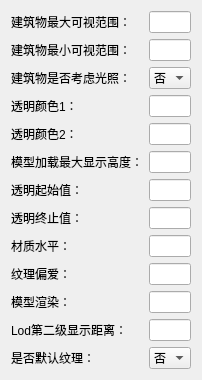
              <widget class="QWidget" name="page_4">
               <property name="geometry">
                <rect>
                 <x>0</x>
                 <y>0</y>
                 <width>197</width>
                 <height>352</height>
                </rect>
               </property>
               <attribute name="label">
                <string>建筑物</string>
               </attribute>
               <layout class="QVBoxLayout" name="verticalLayout_6">
                <item>
                 <layout class="QGridLayout" name="gridLayout_4">
                  <item row="0" column="0">
                   <widget class="QLabel" name="label_21">
                    <property name="text">
                     <string>建筑物最大可视范围：</string>
                    </property>
                   </widget>
                  </item>
                  <item row="0" column="1">
                   <widget class="QLineEdit" name="maxVisRangeEdit">
                    <property name="toolTip">
                     <string>建筑物的最大可视范围</string>
                    </property>
                    <property name="text">
                     <string/>
                    </property>
                    <property name="alignment">
                     <set>Qt::AlignCenter</set>
                    </property>
                   </widget>
                  </item>
                  <item row="1" column="0">
                   <widget class="QLabel" name="label_22">
                    <property name="text">
                     <string>建筑物最小可视范围：</string>
                    </property>
                   </widget>
                  </item>
                  <item row="1" column="1">
                   <widget class="QLineEdit" name="minVisRangeEdit">
                    <property name="toolTip">
                     <string>建筑物的最小可视范围</string>
                    </property>
                    <property name="text">
                     <string/>
                    </property>
                    <property name="alignment">
                     <set>Qt::AlignCenter</set>
                    </property>
                   </widget>
                  </item>
                  <item row="2" column="0">
                   <widget class="QLabel" name="label_23">
                    <property name="text">
                     <string>建筑物是否考虑光照：</string>
                    </property>
                   </widget>
                  </item>
                  <item row="3" column="0">
                   <widget class="QLabel" name="label_24">
                    <property name="text">
                     <string>透明颜色1：</string>
                    </property>
                   </widget>
                  </item>
                  <item row="3" column="1">
                   <widget class="QLineEdit" name="transparentColorEdit">
                    <property name="toolTip">
                     <string>透明的颜色1，用来创建纹理</string>
                    </property>
                    <property name="text">
                     <string/>
                    </property>
                    <property name="alignment">
                     <set>Qt::AlignCenter</set>
                    </property>
                   </widget>
                  </item>
                  <item row="4" column="0">
                   <widget class="QLabel" name="label_25">
                    <property name="text">
                     <string>透明颜色2：</string>
                    </property>
                   </widget>
                  </item>
                  <item row="4" column="1">
                   <widget class="QLineEdit" name="transparentColor2Edit">
                    <property name="toolTip">
                     <string>透明的颜色2，用来创建纹理</string>
                    </property>
                    <property name="text">
                     <string/>
                    </property>
                    <property name="alignment">
                     <set>Qt::AlignCenter</set>
                    </property>
                   </widget>
                  </item>
                  <item row="5" column="0">
                   <widget class="QLabel" name="label_26">
                    <property name="text">
                     <string>模型加载最大显示高度：</string>
                    </property>
                   </widget>
                  </item>
                  <item row="5" column="1">
                   <widget class="QLineEdit" name="maxVisibleHeightEdit">
                    <property name="toolTip">
                     <string>模型加载最大可视高度</string>
                    </property>
                    <property name="text">
                     <string/>
                    </property>
                    <property name="alignment">
                     <set>Qt::AlignCenter</set>
                    </property>
                   </widget>
                  </item>
                  <item row="6" column="0">
                   <widget class="QLabel" name="label_27">
                    <property name="text">
                     <string>透明起始值：</string>
                    </property>
                   </widget>
                  </item>
                  <item row="6" column="1">
                   <widget class="QLineEdit" name="transparentBeginEdit">
                    <property name="toolTip">
                     <string>透明的起始值，是颜色的a值；原来的值加上该值即为最终a值</string>
                    </property>
                    <property name="text">
                     <string/>
                    </property>
                    <property name="alignment">
                     <set>Qt::AlignCenter</set>
                    </property>
                   </widget>
                  </item>
                  <item row="7" column="0">
                   <widget class="QLabel" name="label_28">
                    <property name="text">
                     <string>透明终止值：</string>
                    </property>
                   </widget>
                  </item>
                  <item row="7" column="1">
                   <widget class="QLineEdit" name="transparentEndEdit">
                    <property name="toolTip">
                     <string>透明的终止值，是颜色的a值；原来的值加上该值即为最终a值</string>
                    </property>
                    <property name="text">
                     <string/>
                    </property>
                    <property name="alignment">
                     <set>Qt::AlignCenter</set>
                    </property>
                   </widget>
                  </item>
                  <item row="8" column="0">
                   <widget class="QLabel" name="label_29">
                    <property name="text">
                     <string>材质水平：</string>
                    </property>
                   </widget>
                  </item>
                  <item row="8" column="1">
                   <widget class="QLineEdit" name="materialLevelsEdit">
                    <property name="toolTip">
                     <string>取值1,2或者其他，1渲染纹理1,2渲染纹理2,其他值不渲染</string>
                    </property>
                    <property name="text">
                     <string/>
                    </property>
                    <property name="alignment">
                     <set>Qt::AlignCenter</set>
                    </property>
                   </widget>
                  </item>
                  <item row="9" column="0">
                   <widget class="QLabel" name="label_30">
                    <property name="text">
                     <string>纹理偏爱：</string>
                    </property>
                   </widget>
                  </item>
                  <item row="9" column="1">
                   <widget class="QLineEdit" name="textureBiasEdit">
                    <property name="toolTip">
                     <string>纹理偏爱</string>
                    </property>
                    <property name="text">
                     <string/>
                    </property>
                    <property name="alignment">
                     <set>Qt::AlignCenter</set>
                    </property>
                   </widget>
                  </item>
                  <item row="10" column="0">
                   <widget class="QLabel" name="label_55">
                    <property name="text">
                     <string>模型渲染：</string>
                    </property>
                   </widget>
                  </item>
                  <item row="10" column="1">
                   <widget class="QLineEdit" name="modelRenderBiosEdit">
                    <property name="toolTip">
                     <string>主要用于计算lod的级别</string>
                    </property>
                    <property name="alignment">
                     <set>Qt::AlignCenter</set>
                    </property>
                   </widget>
                  </item>
                  <item row="11" column="0">
                   <widget class="QLabel" name="label_56">
                    <property name="text">
                     <string>Lod第二级显示距离：</string>
                    </property>
                   </widget>
                  </item>
                  <item row="11" column="1">
                   <widget class="QLineEdit" name="lodSecDistanceEdit">
                    <property name="toolTip">
                     <string>LOD第二级显示距离</string>
                    </property>
                    <property name="alignment">
                     <set>Qt::AlignCenter</set>
                    </property>
                   </widget>
                  </item>
                  <item row="12" column="0">
                   <widget class="QLabel" name="label_57">
                    <property name="text">
                     <string>是否默认纹理：</string>
                    </property>
                   </widget>
                  </item>
                  <item row="12" column="1">
                   <widget class="QComboBox" name="useDefaultTextureComboBox">
                    <property name="toolTip">
                     <string>是否使用默认纹理，一般设为否</string>
                    </property>
                    <item>
                     <property name="text">
                      <string>否</string>
                     </property>
                    </item>
                    <item>
                     <property name="text">
                      <string>是</string>
                     </property>
                    </item>
                   </widget>
                  </item>
                  <item row="2" column="1">
                   <widget class="QComboBox" name="newBuildingComboBox">
                    <property name="toolTip">
                     <string>与建筑物的阴影有关系，是考虑了光照</string>
                    </property>
                    <item>
                     <property name="text">
                      <string>否</string>
                     </property>
                    </item>
                    <item>
                     <property name="text">
                      <string>是</string>
                     </property>
                    </item>
                   </widget>
                  </item>
                 </layout>
                </item>
               </layout>
              </widget>
